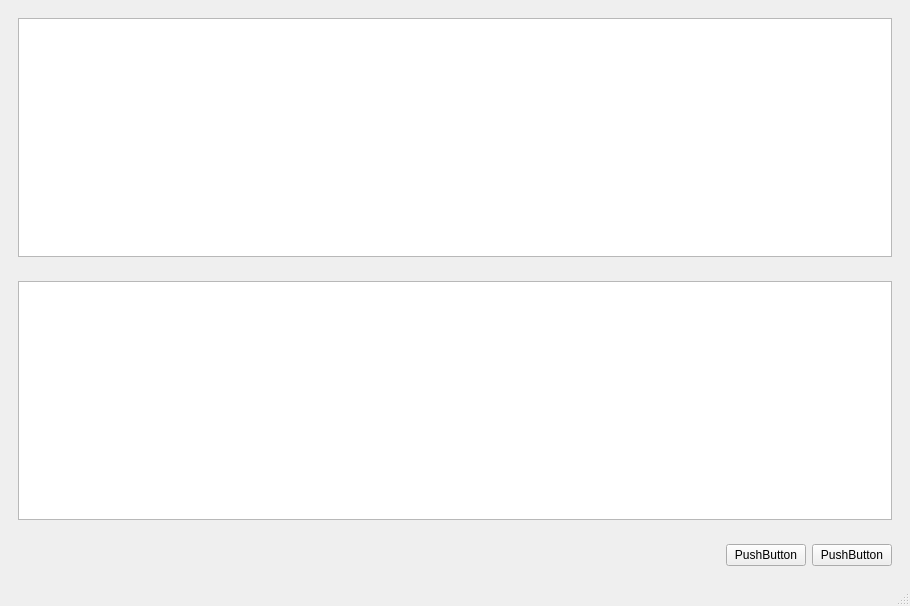
<?xml version="1.0" encoding="UTF-8"?>
<ui version="4.0">
 <class>MainWindow</class>
 <widget class="QMainWindow" name="MainWindow">
  <property name="geometry">
   <rect>
    <x>0</x>
    <y>0</y>
    <width>910</width>
    <height>606</height>
   </rect>
  </property>
  <property name="windowTitle">
   <string>MainWindow</string>
  </property>
  <widget class="QWidget" name="centralwidget">
   <layout class="QVBoxLayout" name="verticalLayout">
    <item>
     <widget class="QFrame" name="frame">
      <property name="frameShape">
       <enum>QFrame::NoFrame</enum>
      </property>
      <property name="frameShadow">
       <enum>QFrame::Raised</enum>
      </property>
      <layout class="QVBoxLayout" name="verticalLayout_2">
       <item>
        <widget class="QTableView" name="tableView"/>
       </item>
      </layout>
     </widget>
    </item>
    <item>
     <widget class="QFrame" name="frame_2">
      <property name="frameShape">
       <enum>QFrame::NoFrame</enum>
      </property>
      <property name="frameShadow">
       <enum>QFrame::Raised</enum>
      </property>
      <layout class="QVBoxLayout" name="verticalLayout_3">
       <item>
        <widget class="QTreeView" name="treeView"/>
       </item>
      </layout>
     </widget>
    </item>
    <item>
     <widget class="QFrame" name="frame_3">
      <property name="frameShape">
       <enum>QFrame::NoFrame</enum>
      </property>
      <property name="frameShadow">
       <enum>QFrame::Raised</enum>
      </property>
      <layout class="QHBoxLayout" name="horizontalLayout">
       <item>
        <spacer name="horizontalSpacer">
         <property name="orientation">
          <enum>Qt::Horizontal</enum>
         </property>
         <property name="sizeHint" stdset="0">
          <size>
           <width>699</width>
           <height>20</height>
          </size>
         </property>
        </spacer>
       </item>
       <item>
        <widget class="QPushButton" name="pushButton">
         <property name="text">
          <string>PushButton</string>
         </property>
        </widget>
       </item>
       <item>
        <widget class="QPushButton" name="pushButton_2">
         <property name="text">
          <string>PushButton</string>
         </property>
        </widget>
       </item>
      </layout>
     </widget>
    </item>
   </layout>
  </widget>
  <widget class="QMenuBar" name="menubar">
   <property name="geometry">
    <rect>
     <x>0</x>
     <y>0</y>
     <width>910</width>
     <height>21</height>
    </rect>
   </property>
  </widget>
  <widget class="QStatusBar" name="statusbar"/>
 </widget>
 <resources/>
 <connections/>
</ui>
